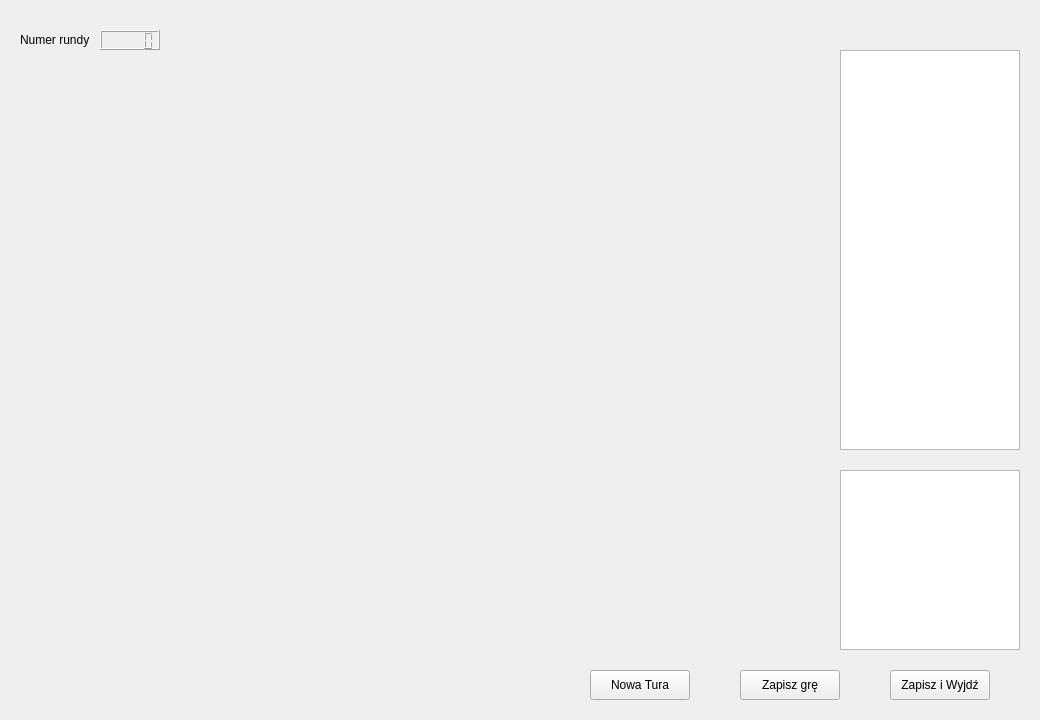
<?xml version="1.0" encoding="UTF-8"?>
<ui version="4.0">
 <class>Game</class>
 <widget class="QWidget" name="Game">
  <property name="geometry">
   <rect>
    <x>0</x>
    <y>0</y>
    <width>1040</width>
    <height>720</height>
   </rect>
  </property>
  <property name="windowTitle">
   <string>Game</string>
  </property>
  <widget class="QWidget" name="organisms_table" native="true">
   <property name="geometry">
    <rect>
     <x>20</x>
     <y>50</y>
     <width>800</width>
     <height>600</height>
    </rect>
   </property>
  </widget>
  <widget class="QPushButton" name="save_exit_button">
   <property name="geometry">
    <rect>
     <x>890</x>
     <y>670</y>
     <width>100</width>
     <height>30</height>
    </rect>
   </property>
   <property name="text">
    <string>Zapisz i Wyjdź</string>
   </property>
  </widget>
  <widget class="QPushButton" name="save_game_button">
   <property name="geometry">
    <rect>
     <x>740</x>
     <y>670</y>
     <width>100</width>
     <height>30</height>
    </rect>
   </property>
   <property name="text">
    <string>Zapisz grę</string>
   </property>
  </widget>
  <widget class="QPushButton" name="new_turn_button">
   <property name="geometry">
    <rect>
     <x>590</x>
     <y>670</y>
     <width>100</width>
     <height>30</height>
    </rect>
   </property>
   <property name="text">
    <string>Nowa Tura</string>
   </property>
  </widget>
  <widget class="QGraphicsView" name="steering_picture">
   <property name="geometry">
    <rect>
     <x>840</x>
     <y>470</y>
     <width>180</width>
     <height>180</height>
    </rect>
   </property>
  </widget>
  <widget class="QLCDNumber" name="round_number_show">
   <property name="geometry">
    <rect>
     <x>100</x>
     <y>30</y>
     <width>60</width>
     <height>20</height>
    </rect>
   </property>
  </widget>
  <widget class="QLabel" name="label">
   <property name="geometry">
    <rect>
     <x>20</x>
     <y>30</y>
     <width>80</width>
     <height>20</height>
    </rect>
   </property>
   <property name="text">
    <string>Numer rundy</string>
   </property>
  </widget>
  <widget class="QLabel" name="special_ability_status">
   <property name="geometry">
    <rect>
     <x>550</x>
     <y>30</y>
     <width>250</width>
     <height>20</height>
    </rect>
   </property>
   <property name="text">
    <string/>
   </property>
  </widget>
  <widget class="QTextEdit" name="logs_text_area">
   <property name="geometry">
    <rect>
     <x>840</x>
     <y>50</y>
     <width>180</width>
     <height>400</height>
    </rect>
   </property>
   <property name="readOnly">
    <bool>true</bool>
   </property>
  </widget>
 </widget>
 <resources/>
 <connections/>
</ui>
